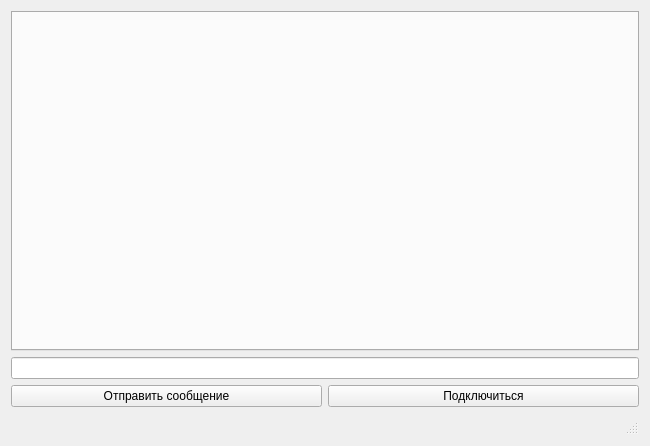
<?xml version="1.0" encoding="UTF-8"?>
<ui version="4.0">
 <class>MainWindow</class>
 <widget class="QWidget" name="MainWindow">
  <property name="geometry">
   <rect>
    <x>0</x>
    <y>0</y>
    <width>650</width>
    <height>446</height>
   </rect>
  </property>
  <property name="windowTitle">
   <string>Client</string>
  </property>
  <layout class="QGridLayout" name="gridLayout">
   <item row="2" column="0">
    <widget class="QPushButton" name="pushButton_sendMessage">
     <property name="text">
      <string>Отправить сообщение</string>
     </property>
    </widget>
   </item>
   <item row="2" column="1">
    <widget class="QPushButton" name="pushButton_connect">
     <property name="text">
      <string>Подключиться</string>
     </property>
    </widget>
   </item>
   <item row="1" column="0" colspan="2">
    <widget class="QLineEdit" name="lineEdit"/>
   </item>
   <item row="0" column="0" colspan="2">
    <widget class="VerticalTabWidget" name="tabWidget"/>
   </item>
   <item row="3" column="0" colspan="2">
    <widget class="QStatusBar" name="statusBar"/>
   </item>
  </layout>
 </widget>
 <customwidgets>
  <customwidget>
   <class>VerticalTabWidget</class>
   <extends>QTabWidget</extends>
   <header>verticaltabwidget.h</header>
   <container>1</container>
  </customwidget>
 </customwidgets>
 <resources/>
 <connections/>
</ui>
